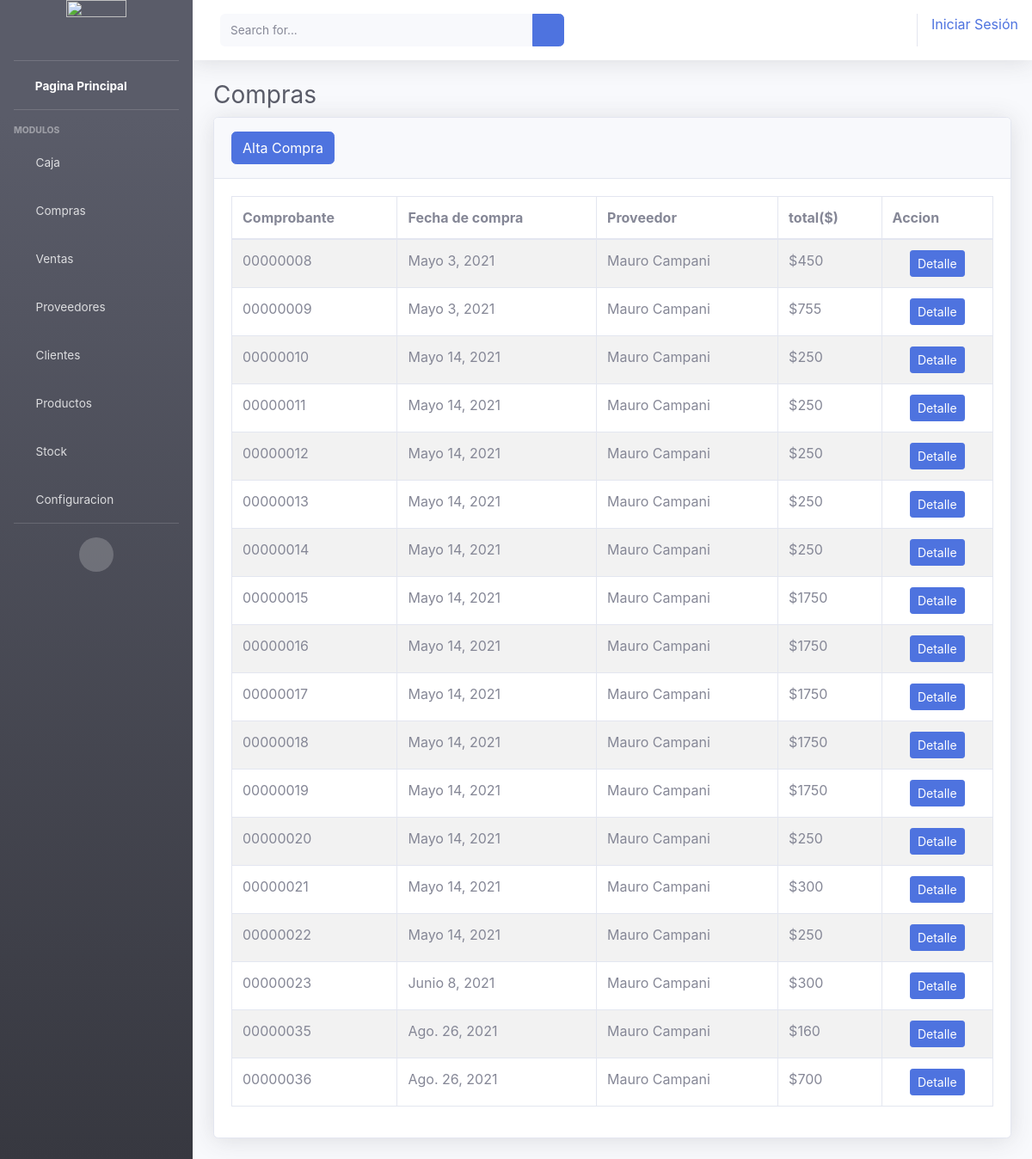
The app's page /compras/ with its own data.
### proveedores/models.py (models this page shows)
class proveedores(models.Model):
    cuit = models.CharField(max_length=12, primary_key=True, unique=True)
    nombre = models.CharField(max_length=50)
    direccion = models.CharField(max_length=50)
    mail = models.EmailField()
    condicion = models.IntegerField(choices=opciones_condicion)

### compras/views.py (the view)
# urls.py: path('', index, name='caja'),
def index(request):
    compra = detalleCompra.objects.values('id_compra__id', 'id_compra__comprobante', 'id_compra__cuit__nombre', 'id_compra__fecha').annotate(Sum('total'))
    data = {
        "compras": compra
    }
    return render(request, 'compras/compras.html', data)

### cedal/templates/compras/compras.html (shortened to what this page needs)
{% extends 'Header/header.html' %}
{% load static %}
{% block content %}
<div class="container-fluid">
    <h1 class="h3 mb-2 text-gray-800">Compras</h1>
    <div class="card shadow mb-4">
        <div class="card-header py-3">
            <a href="{% url 'altaCompra' %}" class="btn btn-primary">Alta Compra</a>
        </div>
        <div class="card-body">
            <div class="table-responsive">
                <table class="table table-bordered table-striped table-hover" id="tablaCompra" width="100%" cellspacing="0">
                    <thead>
                        <tr>
                            <th>Comprobante</th>
                            <th>Fecha de compra</th>
                            <th>Proveedor</th>
                            <th>total($)</th>
                            <th>Accion</th>
                        </tr>
                    </thead>
                    <tbody>
                       {% for c in compras %}
                       <tr>
                        <td>{{c.id_compra__comprobante}}</td>
                        <td>{{c.id_compra__fecha}}</td>
                        <td >{{c.id_compra__cuit__nombre}}</td>
                        <td>${{c.total__sum}}</td>
                        <td class="text-center"><a href="{% url 'detallesCompra' c.id_compra__id %}" class="btn btn-primary btn-sm ">Detalle</a></td>
                    </tr>
                       {% endfor %}
                    </tbody>
                </table>
            </div>
        </div>
    </div>
</div>
{% endblock %}

### records on screen
proveedores: id_compra__comprobante "00000008", id_compra__fecha "Mayo 3, 2021", id_compra__cuit__nombre "Mauro Campani", total__sum "450", id_compra__comprobante "00000009", total__sum "755", id_compra__comprobante "00000010", id_compra__fecha "Mayo 14, 2021", total__sum "250", id_compra__comprobante "00000011", id_compra__comprobante "00000012", id_compra__comprobante "00000013", id_compra__comprobante "00000014", id_compra__comprobante "00000015", total__sum "1750", id_compra__comprobante "00000016", id_compra__comprobante "00000017", id_compra__comprobante "00000018", id_compra__comprobante "00000019", id_compra__comprobante "00000020", id_compra__comprobante "00000021", total__sum "300", id_compra__comprobante "00000022", id_compra__comprobante "00000023", id_compra__fecha "Junio 8, 2021", id_compra__comprobante "00000035", id_compra__fecha "Ago. 26, 2021", total__sum "160", id_compra__comprobante "00000036", total__sum "700"
